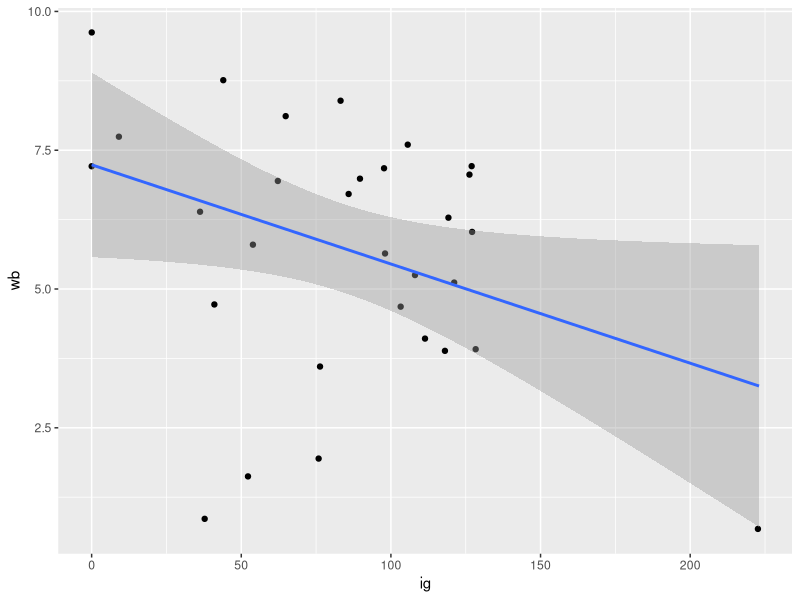
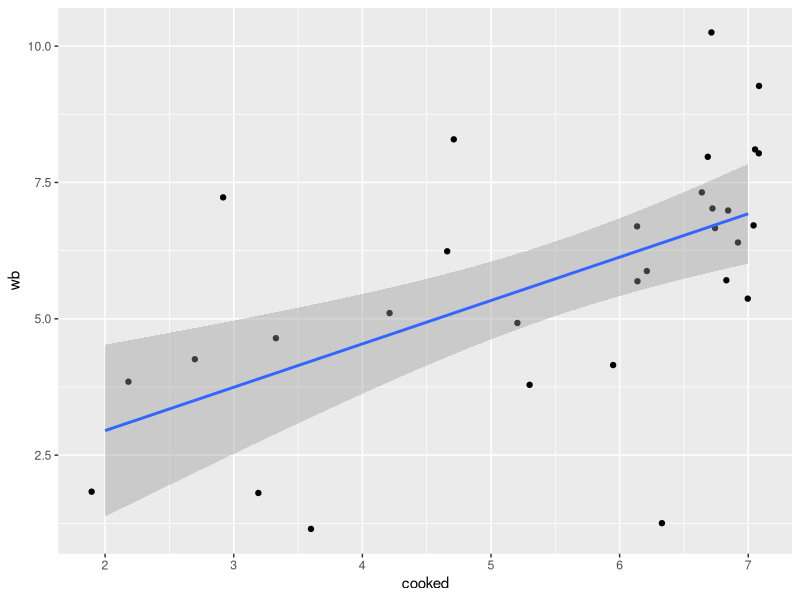
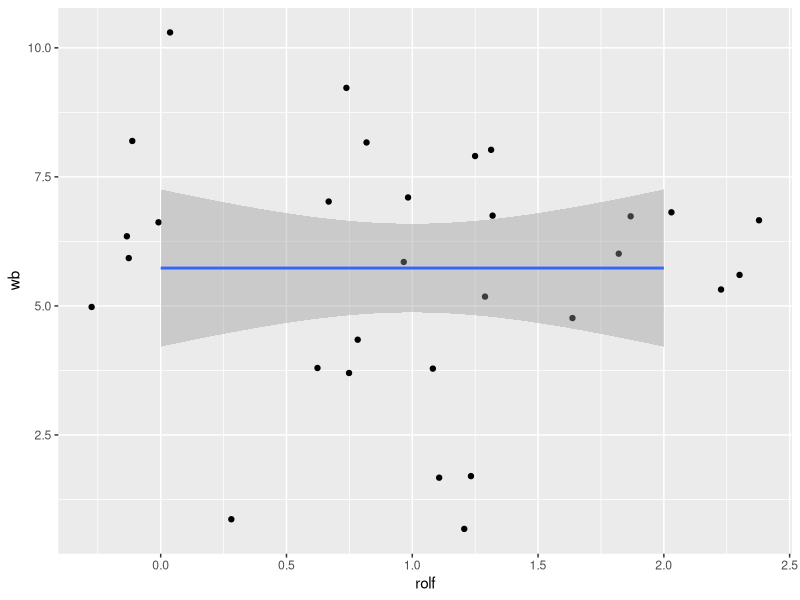

Recreate these plots in R, in order.
library('tidyverse')

# PART 1
dw <- read_csv("wb_warwick.csv")
glimpse(dw)

## Task 1
lm(wb ~ 1, dw)

fit1 <- lm(wb ~ ig, dw)
summary(fit1)
ggplot(dw, mapping=aes(x=ig,y=wb)) + geom_point(position='jitter') + geom_smooth(method='lm')

fit2 <- lm(wb ~ cooked, dw)
summary(fit2)
ggplot(dw, mapping=aes(x=cooked,y=wb)) + geom_point(position='jitter') + geom_smooth(method='lm')

fit3 <- lm(wb ~ rolf, dw)
summary(fit3)
ggplot(dw, mapping=aes(x=rolf,y=wb)) + geom_point(position='jitter') + geom_smooth(method='lm')

### The scatter plot showig well-beinng against number of instagram followers shows that there exists one possible
### outlier with >200 followers

### cooking is the best predictor with an R^2 score of 0.36, and has the strongest bivariate relationship with
### with well-being with a coefficient of 0.793

sigma(fit1)
sigma(fit2)
sigma(fit3)

### fit2 has the lowest residual standard deviation, which makes it also the most accurate estimator.

### wb = 7.237 + -0.018ig
### wb = 5.73 - 5.34*10^-16rolf

### H0: b_1 = 0 v. H1: b_1 != 0

df1 <-  data.frame(ig=c(10,100,200))
predict(fit1,newdata=df1)
### for all (ig,wb): (10,7.05); (100,5.45); (200,3.66)
### this is probably not very accurate due to the low goodness-of-fit and the low coefficient for ig

df2 <- data.frame(cooked=c(1,3,6))
predict(fit2,newdata=df2)
### for all (cooked,wb): (1,2.15); (3,3.74); (6,6.13)
### this might be more accurate with the higher goodness-of-fit 

df3 <- data.frame(rolf=c(0,3,7))
predict(fit3,newdata=df3)
### for all (rolf,wb): (0,5.73); (3,5.73); (7,5.73)
### This might be accurate predictions as there is almost no relationship between `rolf` and `wb`

dw